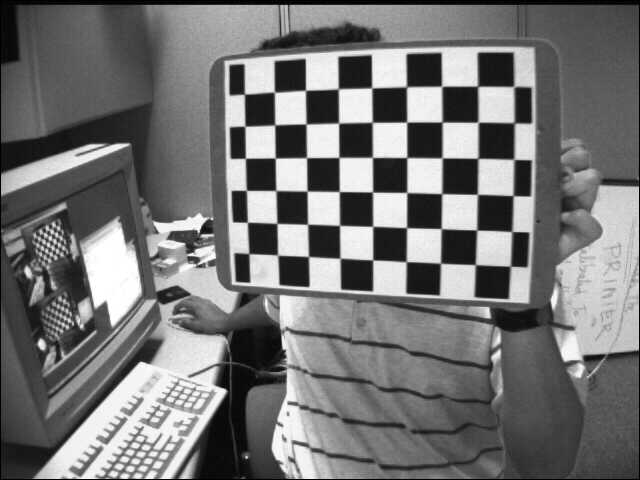
#> input picture SLAM-Algorithms/Lab_9/img/left01.jpg, 640 x 480 px; its folder holds 6 pictures in this run; the run also reads 1 picture not shown here
$ jupyter execute lab9.ipynb
#> lines starting #> are read from the running program, lines starting #| are printed output that depends on the picture; after the words box and inside, x2 and y2 are one past the last pixel; in counts of white or black regions, pixels touching at a corner belong together
## In this section, We will learn to exploit calib3d module to create some 3D effects in images.

[cell 1]
import numpy as np
import cv2 as cv
import glob
import matplotlib.pyplot as plt

[cell 2]
imgs = glob.glob("img/*.jpg")
imgs

[cell 3]
# termination criteria
criteria = (cv.TERM_CRITERIA_EPS + cv.TERM_CRITERIA_MAX_ITER, 30, 0.001)
# prepare object points, like (0,0,0), (1,0,0), (2,0,0) ....,(6,5,0)
objp = np.zeros((6*7,3), np.float32)
objp[:,:2] = np.mgrid[0:7,0:6].T.reshape(-1,2)
# Arrays to store object points and image points from all the images.
objpoints = [] # 3d point in real world space
imgpoints = [] # 2d points in image plane.

imgs = glob.glob("img/*.jpg")

for fname in imgs:
    img = cv.imread(fname)
#> img is the input picture: shape (480, 640, 3); min 0, max 255, mean 116.6
    gray = cv.cvtColor(img, cv.COLOR_BGR2GRAY)
    # Find the chess board corners
    ret, corners = cv.findChessboardCorners(gray, (7,6), None)
#> ret = True; corners = 42 rows, first 8: [475.4, 264.8], [440.5, 263.2], [405.9, 261.5], [372.9, 259.9], [340.6, 258.5], [308.7, 256.4], [277.6, 255.1], [476.7, 230.1]
    # If found, add object points, image points (after refining them)
    if ret == True:
        objpoints.append(objp)
        corners2 = cv.cornerSubPix(gray,corners, (11,11), (-1,-1), criteria)
#> corners2 = 42 rows, first 8: [475.3, 264.6], [440.5, 263.2], [406.2, 261.7], [372.7, 259.9], [340, 258.2], [308.5, 256.5], [277.6, 255.1], [476.7, 230]
        imgpoints.append(corners2)

[cell 4]
def draw(img, corners, imgpts):
    corner = tuple(corners[0].ravel())
    img = cv.line(img, corner, tuple(imgpts[0].ravel()), (255,0,0), 5)
    img = cv.line(img, corner, tuple(imgpts[1].ravel()), (0,255,0), 5)
    img = cv.line(img, corner, tuple(imgpts[2].ravel()), (0,0,255), 5)
    return img

[cell 5]
ret, mtx, dist, rvecs, tvecs = cv.calibrateCamera(objpoints, imgpoints, gray.shape[::-1], None, None)

[cell 6]
criteria = (cv.TERM_CRITERIA_EPS + cv.TERM_CRITERIA_MAX_ITER, 30, 0.001)
objp = np.zeros((6*7,3), np.float32)
objp[:,:2] = np.mgrid[0:7,0:6].T.reshape(-1,2)
axis = np.float32([[3,0,0], [0,3,0], [0,0,-3]]).reshape(-1,3)

for fname in glob.glob("img/left01.jpg"):
    img = cv.imread(fname)
    gray = cv.cvtColor(img,cv.COLOR_BGR2GRAY)
    ret, corners = cv.findChessboardCorners(gray, (7,6),None)
    if ret == True:
        corners2 = cv.cornerSubPix(gray,corners,(11,11),(-1,-1),criteria)
        # Find the rotation and translation vectors.
        ret,rvecs, tvecs = cv.solvePnP(objp, corners2, mtx, dist)
        # project 3D points to image plane
        imgpts, jac = cv.projectPoints(axis, rvecs, tvecs, mtx, dist)
        img = draw(img,corners2.astype(int),imgpts.astype(int))
        plt.title(fname)
        plt.imshow(img, 'gray')
        plt.show()

[cell 7]
def draw_cube(img, corners, imgpts):
    imgpts = np.int32(imgpts).reshape(-1,2)
    # draw ground floor in green
    img = cv.drawContours(img, [imgpts[:4]],-1,(0,255,0),-3)
    # draw pillars in blue color
    for i,j in zip(range(4),range(4,8)):
        img = cv.line(img, tuple(imgpts[i]), tuple(imgpts[j]),(255),3)
    # draw top layer in red color
    img = cv.drawContours(img, [imgpts[4:]],-1,(0,0,255),3)
    return img

[cell 8]
criteria = (cv.TERM_CRITERIA_EPS + cv.TERM_CRITERIA_MAX_ITER, 30, 0.001)
objp = np.zeros((6*7,3), np.float32)
objp[:,:2] = np.mgrid[0:7,0:6].T.reshape(-1,2)
axis = axis = np.float32([[0,0,0], [0,3,0], [3,3,0], [3,0,0],
                   [0,0,-3],[0,3,-3],[3,3,-3],[3,0,-3] ])

for fname in glob.glob("img/left03.jpg"):
    img = cv.imread(fname)
    gray = cv.cvtColor(img,cv.COLOR_BGR2GRAY)
    ret, corners = cv.findChessboardCorners(gray, (7,6),None)
#> corners = 42 rows, first 8: [496.9, 373.9], [449, 358.7], [402.3, 339.6], [354.4, 323.5], [309.4, 305.4], [267.7, 289.2], [225.3, 272.5], [513, 326.7]
    if ret == True:
        corners2 = cv.cornerSubPix(gray,corners,(11,11),(-1,-1),criteria)
#> corners2 = 42 rows, first 8: [497.8, 374.6], [449.9, 357.7], [402.1, 340.5], [355.3, 323.2], [310, 306], [266.6, 289.1], [225.4, 272.8], [513.8, 326.7]
        # Find the rotation and translation vectors.
        ret,rvecs, tvecs = cv.solvePnP(objp, corners2, mtx, dist)
        # project 3D points to image plane
        imgpts, jac = cv.projectPoints(axis, rvecs, tvecs, mtx, dist)
        img = draw_cube(img,corners2.astype(int),imgpts.astype(int))
#> in draw_cube, `img = cv.drawContours(img, [imgpts[:4]],-1,(0,255,0),-3)`:
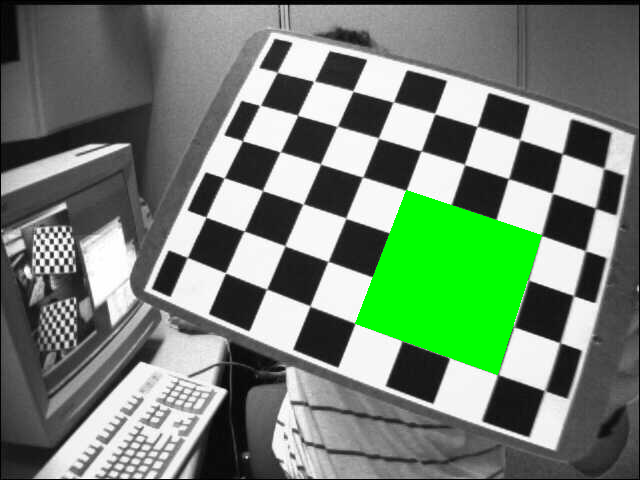
#> img: shape (480, 640, 3); mean B, G, R 113.9, 131.7, 113.9
#> the loop in draw_cube, `for i,j in zip(range(4),range(4,8)):` made 4 passes
#> pass 1, in draw_cube, `img = cv.line(img, tuple(imgpts[i]), tuple(imgpts[j]),(255),3)`:
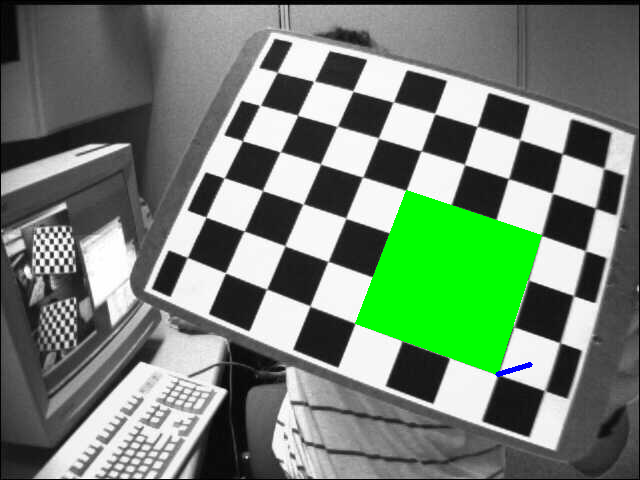
#> img: shape (480, 640, 3); 0.06% of pixels changed, all inside (x1, y1, x2, y2) = (495, 362, 533, 377)
#> pass 2, in draw_cube, `img = cv.line(img, tuple(imgpts[i]), tuple(imgpts[j]),(255),3)`:
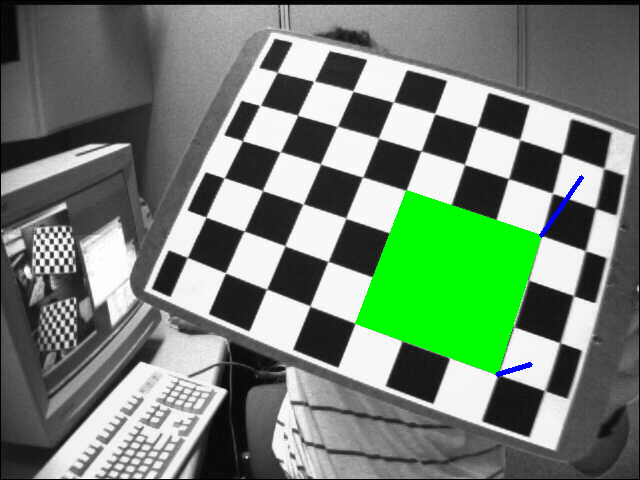
#> img: shape (480, 640, 3); 0.11% of pixels changed, all inside (x1, y1, x2, y2) = (539, 175, 584, 238)
#> pass 3, in draw_cube, `img = cv.line(img, tuple(imgpts[i]), tuple(imgpts[j]),(255),3)`:
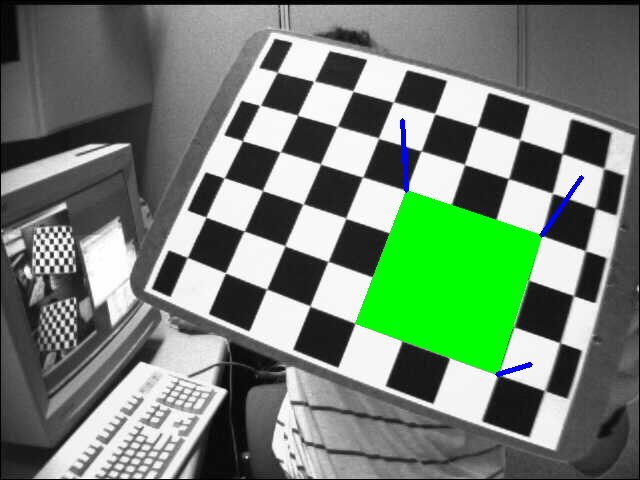
#> img: shape (480, 640, 3); 0.12% of pixels changed, all inside (x1, y1, x2, y2) = (400, 118, 409, 193)
#> after the loop in draw_cube, `for i,j in zip(range(4),range(4,8)):`:
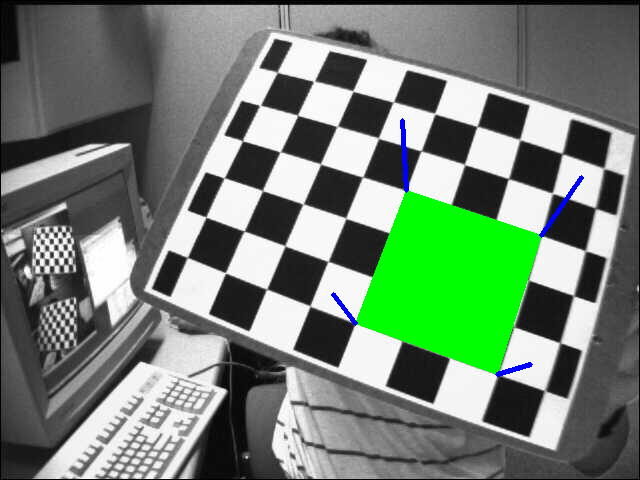
#> img: shape (480, 640, 3); 0.06% of pixels changed, all inside (x1, y1, x2, y2) = (331, 292, 358, 326)
#> in draw_cube, `img = cv.drawContours(img, [imgpts[4:]],-1,(0,0,255),3)`:
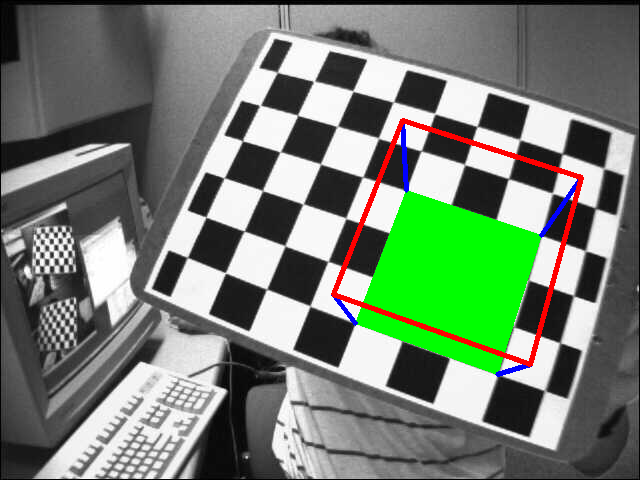
#> img: shape (480, 640, 3); 1.3% of pixels changed, all inside (x1, y1, x2, y2) = (331, 118, 584, 367)
        plt.title(fname)
        plt.imshow(img, 'gray')
        plt.show()
